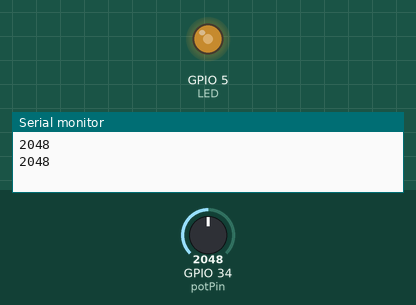
Recording of a sketch running on a simulated ESP32. On the bench: output pins drawn as LEDs (lit = HIGH), the last lines printed to the serial monitor. The inputs (shaded band) are chosen by the test bench; at power-on: GPIO 34 (potPin) = 2048.

Above: at 2.8 s.
2.9 s: GPIO 34 (potPin) set to 1228
At 5.2 s:
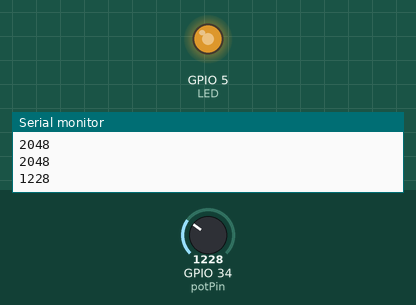
5.6 s: GPIO 34 (potPin) set to 491
At 6.9 s:
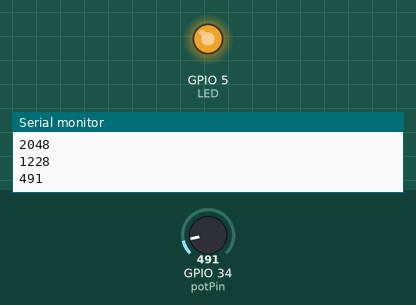
8.3 s: GPIO 34 (potPin) set to 3603
At 11.2 s:
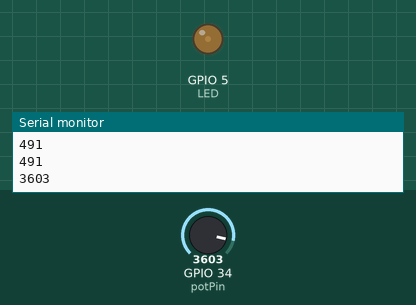
11.5 s: GPIO 34 (potPin) set to 4095
At 12.7 s:
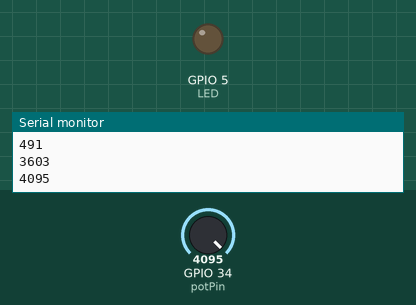
14.2 s: GPIO 34 (potPin) set to 2047
At 16.9 s:
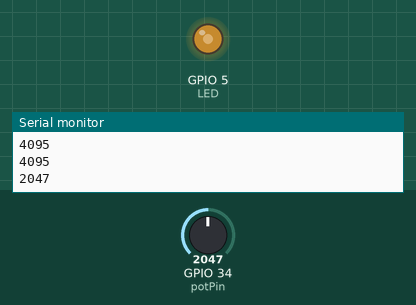
Timing chart, 0 to 18.4 s (numbered marks = the images above; inputs shaded):
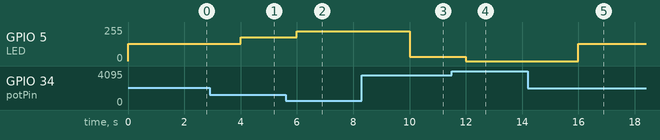

The sketch:

P1_3.ino
```cpp
// Potenciometro conectado a GPIO 34 (Analog ADC1_CH6)
const int potPin = 34;

//Pin del LED para comprobar el correcto funcionamiento del PWM
const int LED = 5;

//Propiedades del PWM
const int frecuencia = 5000;
const int canal = 0; //Canales disponibles del 0 al 15
const int resolucion = 8; //de 8 bits de 0 a 255

// variable para almacenar valor de potenciometro
int potVal = 0;
int potValor = 0;

void setup() {
  Serial.begin(115200);
  ledcSetup(canal, frecuencia, resolucion); //Se configura la funcionalidad PWM
  ledcAttachPin(LED,canal); //Asociamos el canal al puerto del LED
}

void loop(){

  potVal = analogRead(potPin); //Leo el puerto analógico del potenciómetro

  potValor = map(potVal, 0, 4095, 255, 0); //mapeo el rango 0-4095 a 0-255;
  Serial.println(potVal);
  ledcWrite(canal,potValor);
  delay(2000); //Esperamos dos segundos

  //Serial.println(potValor);//Muestro el valor por el monitor serie

}
```

Measured:
- after the input at 2.9 s, GPIO 5 (LED): 128/255 → 178/255 after 1.1 s
- after the input at 5.6 s, GPIO 5 (LED): 178/255 → 224/255 after 0.40 s
- after the input at 8.3 s, GPIO 5 (LED): 224/255 → 31/255 after 1.7 s
- after the input at 11.5 s, GPIO 5 (LED): 31/255 → 0/255 after 0.50 s
- after the input at 14.2 s, GPIO 5 (LED): 0/255 → 128/255 after 1.8 s
